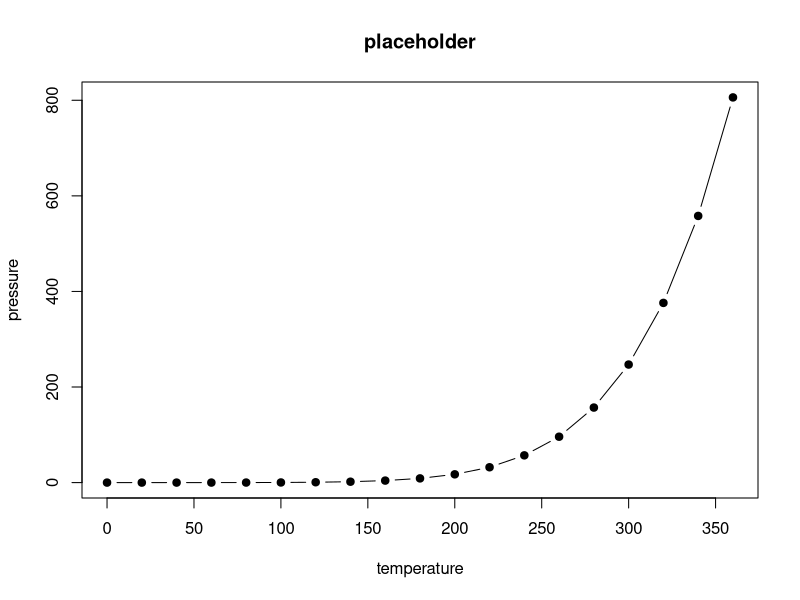

The R source for this figure:
## ---- chunk 1
#~~October 30th, 2017~~  
  
  tabl =  data.frame("Study.Name"=c("Study-1423", "Study-1540"), 
"Dosing.Regimens" = c("Cemiplimab administrated via IV infusion 1, 3, 10 mg/kg and 200 mg Q2W, and 3 mg/kg Q3W", 
                      "Cemiplimab administrated via IV infusion 3 mg/kg Q2W (Group 1 and Group 2)"),
"Study.Population" = c("Adult subjects with advanced malignancies ", 
                     "Adult subjects with advanced cutaneous squamous cell carcinoma"),
"PK.ADA.Samples" = c("Serial sampling during the first cycle: prior to and at the end of 30 mins infusion, 1, 4, 8, 24, 48, 72 hours post the first infusion, day 8, 15, 29, and day 43;  Sparse sampling at trough and/or the end of infusion at day 1, 15, 29, 43 in cycle 2-6. Anti-cemiplimab antibody samples collected pre-infusion on day 1 of cycles 1, 2, and 4. ", 
"Sparse sampling at trough and/or the end of infusion at days 1, 15, 29, and 43 of cycle 1, and on day 1 of cycles 2 through 6, 7, 9, and 11. The final PK samples collected either at the end of study visit or at the follow-up visit. ADA samples collected prior to treatment on day 1 of cycles 1, 3, 5, 7, and 11. "))

  caption = "Summary of Studies Included in Population PK Analysis "

  knitr::kable(tabl, booktabs = TRUE, caption = caption)
    
## ---- chunk 2

  tabl =  data.frame("Study.Name"=c("REGN2810-PK-14065 ", "REGN2810-TX-14059", "REGN2810-PK-14152"), 
                     "Type" = c("Non-GLP PK", "GLP Tox", "Non-GLP PK"),
                     "Species" = c("Cynomolgus monkeys", "Cynomolgus monkeys", "Cynomolgus monkeys"), 
                     "Route " = c("IV infusion", "IV infusion", "SC"),
                     "Dose.Regimen" = c("Single dose", "4 x QW + 8-week Rec Phase", "Single dose"), 
                     "Dose.Level" = c("1.0, 5.0 and 15.0 mg/kg", "2, 10 and 50 mg/kg; control article", "1, 5, 15 mg/kg"),
                     "Number of Subjects"= c("5F per group", "5M + 5F per group", "5F per group")
                      )

  caption = "Summary of Preclinical PK Studies Conducted in Cynomolgus monkeys"

  knitr::kable(tabl, booktabs = TRUE, caption = caption)
    
## ---- chunk 3
 
plot(pressure, type = 'b', pch = 19, main="placeholder")

